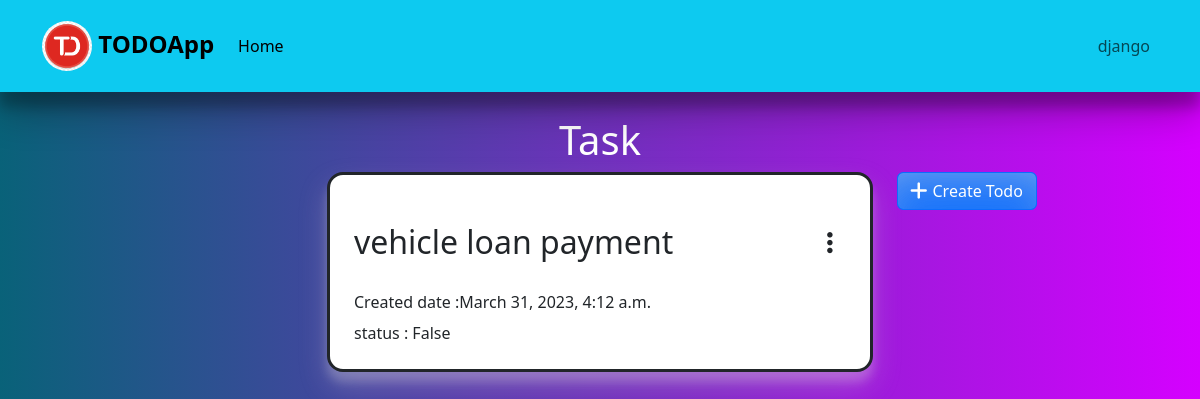
Page /todo/10/ (signed in) on the committed database.
### todo/models.py (models this page shows, shortened)
class Tasks(models.Model):
    task_name=models.CharField(max_length=300)
    user=models.ForeignKey(User,on_delete=models.CASCADE)
    status=models.BooleanField(default=False)
    created_date=models.DateTimeField(auto_now_add=True)

### todo/views.py (the view)
# urls.py: path('todo/<int:pk>/',views.TodoDetailView.as_view(),name='detail'),
@method_decorator(decks,name='dispatch')
class TodoDetailView(DetailView):
    template_name='todo-detail.html'
    model=Tasks
    context_object_name="task"

### todo/views.py (called while the page is built)
def sign_required(fn):
    def wrapper(request,*args, **kwargs):
        if not request.user.is_authenticated:
            messages.error(request,"please login ")
            return redirect('login')
        return fn(request,*args,**kwargs)
    return wrapper

### todo/templates/todo-detail.html (shortened to what this page needs)
{% extends 'base.html' %}
{% load static %}
{% block content %}
{% include "navbar.html" %}
<div class="container ">
    <h1 class="text-center text-white mt-4">Task</h1>
    <div class="row">
        <div class="col-3"></div>
        <div class="col-6">
            <div class="bg-white p-4 border border-3 rounded-4 border-dark" style="box-shadow: rgba(214, 208, 208, 0.25) 0px 14px 28px, rgba(239, 233, 233, 0.22) 0px 10px 10px;">
               <div class="d-flex justify-content-between my-4">
                <div> <h2>{{task.task_name}}</h2></div>
                <div>
                    <div class="dropdown">
                        <button class="btn dropdown-toggle " type="button" data-bs-toggle="dropdown" aria-expanded="false">
                            <i class="fa-solid fa-ellipsis-vertical"></i>
                        </button>
                    </div>
                </div>
               </div>
                <h6><span>Created date :</span>{{task.created_date}}</h6>
                <span>status : {{task.status}}</span>
            </div>
        </div>
        <div class="col-3">
            <a class="addtodo btn text-white btn-primary d-flex align-items-center" href="{%url 'add-todo'%}"><i class="fa-solid fa-plus"></i><span>Create Todo</span>
            </a>
        </div>
    </div>
</div>
{% endblock content %}

### todo/templates/navbar.html (shortened to what this page needs)
{% load static %}
<nav class="navbar navbar-expand-lg bg-info p-3 " style="box-shadow: rgba(0, 0, 0, 0.3) 0px 19px 38px, rgba(0, 0, 0, 0.22) 0px 15px 12px;">
    <div class="container d-flex">
      <div class="d-flex">
        <a class="navbar-brand fs-4 fw-bolder" href="{%url 'home'%}">
          <img style="border-radius: 50%; width: 50px; height: 50px;" src="{%static 'images/todo-logo.png'%}" alt="img">
          TODOApp</a>
      <div class="collapse navbar-collapse" id="navbarNavDropdown">
        <ul class="navbar-nav">
          <li class="nav-item">
            <a class="nav-link active" aria-current="page" href="{%url 'all-todo'%}">Home</a>
          </li>
        </ul>
      </div>
      </div>
      <div>
        <ul class="navbar-nav">
          {% if request.user.is_authenticated %}
          <li class="nav-item dropdown">
              <a class="nav-link dropdown-toggle" href="#" role="button" data-bs-toggle="dropdown" aria-expanded="false">
                {{request.user}}
              </a>
            </li>
          {% endif %}
          </ul>
        </div>
      </div>
  </nav>

### todo/static/css/style.css (style rules this page uses)
.fa-solid { font-size: 25px; }
.dropdown-toggle::after { content: none; }
.addtodo { width: 140px; box-shadow: rgba(206, 206, 220, 0.25) 0px 30px 60px -12px inset, rgba(242, 237, 237, 0.3) 0px 18px 36px -18px inset; }
.fa-plus { font-size: 20px; margin-right: 5px; }

### rows in the picture
Tasks: task_name "vehicle loan payment", created_date "March 31, 2023, 4:12 a.m.", status "False"

### other values in the picture
{{ request.user }} "django"
